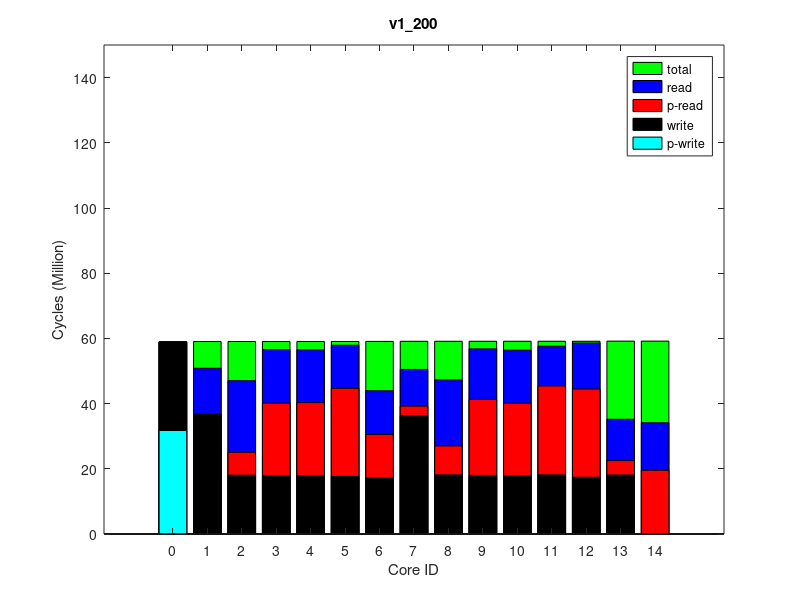

Here is the MATLAB script that generated this plot:
times(1, :, :) = [
0, 59000050, 0
1226, 59349464, 0
7008538, 59350639, 0
22266796, 59352637, 0
2924086, 59419945, 0
13390691, 59381494, 0
27021527, 59358304, 0
22345776, 59356907, 0
8860124, 59422947, 0
23340842, 59424955, 0
22221861, 59427388, 0
27272391, 59429986, 0
18812322, 59472501, 0
4451036, 59466642, 0
27056751, 59433826, 0
];
times(2, :, :) = [
0, 58997361, 0
1225, 59346675, 0
7014943, 59347819, 0
22260497, 59349827, 0
2919846, 59416794, 0
13386183, 59378668, 0
27025165, 59355488, 0
22341097, 59354094, 0
8862362, 59419811, 0
23340568, 59421874, 0
22219002, 59424334, 0
27268128, 59426924, 0
19632070, 59469415, 0
4391195, 59463550, 0
27058797, 59430745, 0
];
times(3, :, :) = [
0, 58998650, 0
1227, 59348028, 0
7012621, 59349182, 0
22260021, 59351188, 0
2922449, 59418267, 0
13381682, 59379961, 0
27020757, 59356863, 0
22341965, 59355431, 0
8862385, 59421249, 0
23339408, 59423240, 0
22220616, 59425644, 0
27268885, 59428244, 0
19632746, 59470707, 0
4394037, 59464840, 0
27060586, 59432052, 0
];
times(4, :, :) = [
0, 58997092, 0
1225, 59346621, 0
7013341, 59347784, 0
22264003, 59349804, 0
2919300, 59416601, 0
13387393, 59378725, 0
27019137, 59355576, 0
22341575, 59354191, 0
8860177, 59419633, 0
23337468, 59421642, 0
22217601, 59424092, 0
27267453, 59426635, 0
19629136, 59469132, 0
4391172, 59463273, 0
27060480, 59430469, 0
];
times(5, :, :) = [
0, 58995030, 0
1225, 59344311, 0
7016444, 59345448, 0
22262440, 59347444, 0
2918812, 59414813, 0
13386115, 59376340, 0
27023062, 59353084, 0
22338278, 59351673, 0
8857387, 59417767, 0
23331407, 59419747, 0
22215804, 59422201, 0
27265533, 59424786, 0
19629854, 59467266, 0
4393386, 59461387, 0
27055288, 59428563, 0
];
times(6, :, :) = [
0, 58998918, 0
1276, 59348485, 0
7011486, 59349633, 0
22262676, 59351614, 0
2925695, 59418714, 0
13386882, 59380434, 0
27018226, 59357274, 0
22341969, 59355832, 0
8860171, 59421692, 0
23342803, 59423695, 0
22222247, 59426123, 0
27269803, 59428702, 0
19634198, 59471223, 0
4393784, 59465352, 0
27063513, 59432506, 0
];
times(7, :, :) = [
0, 58994630, 0
1226, 59344055, 0
7017315, 59345215, 0
22258753, 59347226, 0
2918088, 59413936, 0
13381901, 59376086, 0
27013723, 59352866, 0
22338905, 59351499, 0
8855415, 59416931, 0
23332070, 59418931, 0
22214659, 59421376, 0
27263584, 59423966, 0
19627840, 59466461, 0
4392798, 59460596, 0
27052206, 59427785, 0
];
times(8, :, :) = [
0, 58999806, 0
1231, 59349156, 0
7011448, 59350307, 0
22261506, 59352322, 0
2921190, 59419088, 0
13382015, 59381048, 0
27018341, 59357992, 0
22342467, 59356588, 0
8857444, 59422072, 0
23337249, 59424085, 0
22221470, 59426530, 0
27268683, 59429139, 0
19633421, 59471626, 0
4395210, 59465759, 0
27059541, 59432965, 0
];
times(9, :, :) = [
0, 58997643, 0
1227, 59347045, 0
7008572, 59348201, 0
22263201, 59350201, 0
2921191, 59417538, 0
13384617, 59378974, 0
27014156, 59355831, 0
22340820, 59354422, 0
8857630, 59420501, 0
23333424, 59422499, 0
22221319, 59424925, 0
27268874, 59427536, 0
19628782, 59470066, 0
4395004, 59464192, 0
27059641, 59431358, 0
];
times(10, :, :) = [
0, 58999206, 0
1226, 59348659, 0
7012560, 59349804, 0
22260410, 59351811, 0
2925909, 59418619, 0
13382872, 59380661, 0
27018279, 59357560, 0
22343060, 59356140, 0
8866838, 59421584, 0
23342985, 59423579, 0
22221933, 59426013, 0
27268368, 59428639, 0
19632699, 59471096, 0
4393540, 59465217, 0
27060081, 59432437, 0
];
ave_times = round(squeeze(mean(times)));
format long g, ave_times
std_times = round(squeeze(std(times)));
format long g, std_times
polling_read_times = ave_times;
times(1, :, :) = [
31749804, 54982150, 0
0, 55297258, 0
0, 55298222, 0
0, 55299985, 0
0, 55357425, 0
0, 55325936, 0
0, 55305111, 0
0, 55304016, 0
0, 55360200, 0
0, 55361965, 0
0, 55364189, 0
0, 55366449, 0
0, 55405756, 0
0, 55400363, 0
0, 55369895, 0
];
times(2, :, :) = [
31753296, 54984795, 0
0, 55299942, 0
0, 55300898, 0
0, 55302670, 0
0, 55360136, 0
0, 55328682, 0
0, 55307800, 0
0, 55306692, 0
0, 55362903, 0
0, 55364671, 0
0, 55366871, 0
0, 55369127, 0
0, 55408353, 0
0, 55403064, 0
0, 55372595, 0
];
times(3, :, :) = [
31750572, 54982495, 0
0, 55297630, 0
0, 55298605, 0
0, 55300372, 0
0, 55357682, 0
0, 55326382, 0
0, 55305524, 0
0, 55304405, 0
0, 55360491, 0
0, 55362260, 0
0, 55364459, 0
0, 55366763, 0
0, 55406020, 0
0, 55400745, 0
0, 55370247, 0
];
times(4, :, :) = [
31751364, 54983440, 0
0, 55298599, 0
0, 55299571, 0
0, 55301355, 0
0, 55358786, 0
0, 55327345, 0
0, 55306527, 0
0, 55305407, 0
0, 55361613, 0
0, 55363394, 0
0, 55365620, 0
0, 55367902, 0
0, 55407347, 0
0, 55402076, 0
0, 55371297, 0
];
times(5, :, :) = [
31749463, 54982161, 0
0, 55297329, 0
0, 55298276, 0
0, 55300041, 0
0, 55357385, 0
0, 55326000, 0
0, 55305130, 0
0, 55304050, 0
0, 55360155, 0
0, 55361925, 0
0, 55364116, 0
0, 55366402, 0
0, 55405635, 0
0, 55400352, 0
0, 55369868, 0
];
times(6, :, :) = [
31753334, 54984320, 0
0, 55299305, 0
0, 55300267, 0
0, 55302040, 0
0, 55359515, 0
0, 55327991, 0
0, 55307183, 0
0, 55306091, 0
0, 55362336, 0
0, 55364106, 0
0, 55366296, 0
0, 55368570, 0
0, 55407885, 0
0, 55402489, 0
0, 55372052, 0
];
times(7, :, :) = [
31747250, 54980338, 0
0, 55295459, 0
0, 55296422, 0
0, 55298189, 0
0, 55355747, 0
0, 55324213, 0
0, 55303367, 0
0, 55302267, 0
0, 55358570, 0
0, 55360342, 0
0, 55362543, 0
0, 55364822, 0
0, 55404241, 0
0, 55398968, 0
0, 55368278, 0
];
times(8, :, :) = [
31756295, 54986605, 0
0, 55301672, 0
0, 55302636, 0
0, 55304398, 0
0, 55361749, 0
0, 55330342, 0
0, 55309546, 0
0, 55308436, 0
0, 55364568, 0
0, 55366344, 0
0, 55368555, 0
0, 55370823, 0
0, 55410049, 0
0, 55404772, 0
0, 55374311, 0
];
times(9, :, :) = [
31752814, 54983975, 0
0, 55299068, 0
0, 55300036, 0
0, 55301793, 0
0, 55359171, 0
0, 55327707, 0
0, 55306889, 0
0, 55305795, 0
0, 55361939, 0
0, 55363702, 0
0, 55365906, 0
0, 55368162, 0
0, 55407377, 0
0, 55402138, 0
0, 55371622, 0
];
times(10, :, :) = [
31755329, 54986597, 0
0, 55301686, 0
0, 55302646, 0
0, 55304410, 0
0, 55361894, 0
0, 55330370, 0
0, 55309589, 0
0, 55308459, 0
0, 55364695, 0
0, 55366477, 0
0, 55368696, 0
0, 55370992, 0
0, 55410289, 0
0, 55404933, 0
0, 55374498, 0
];
ave_times = round(squeeze(mean(times)));
format long g, ave_times
std_times = round(squeeze(std(times)));
format long g, std_times
polling_write_times = ave_times;
times(1, :, :) = [
0, 66448476, 0
14125771, 66835996, 64000
29003993, 66837110, 128000
38670342, 66839071, 64000
14166474, 66913112, 64000
26825411, 66868622, 128000
40234181, 66845120, 64000
38528947, 66843326, 64000
29103330, 66916063, 128000
38823818, 66918019, 64000
38487963, 66920479, 64000
39446778, 66923474, 64000
33234172, 67015475, 250000
17190314, 66986997, 128000
41014078, 66926985, 64000
];
times(2, :, :) = [
0, 66450725, 0
14125131, 66838140, 64000
29004679, 66839233, 128000
38670363, 66841199, 64000
14168671, 66915630, 64000
26829103, 66870729, 128000
40237873, 66847222, 64000
38529661, 66845438, 64000
29104175, 66918549, 128000
38828482, 66920513, 64000
38489361, 66922990, 64000
39460937, 66925962, 64000
34251120, 67027204, 250000
17074800, 66998944, 128000
41191253, 66929488, 64000
];
times(3, :, :) = [
0, 66452916, 0
14125376, 66840382, 64000
29006657, 66841505, 128000
38674922, 66843477, 64000
14169553, 66917433, 64000
26829773, 66873030, 128000
40243227, 66849560, 64000
38532742, 66847846, 64000
29104006, 66920443, 128000
38829208, 66922386, 64000
38492965, 66924919, 64000
39458020, 66927853, 64000
34255335, 67028152, 250000
17071513, 66999892, 128000
41180497, 66931363, 64000
];
times(4, :, :) = [
0, 66451707, 0
14124643, 66839016, 64000
29009003, 66840121, 128000
38672170, 66842079, 64000
14168727, 66916437, 64000
26829175, 66871694, 128000
40238916, 66848138, 64000
38530630, 66846360, 64000
29102341, 66919405, 128000
38828272, 66921378, 64000
38491993, 66923893, 64000
39463060, 66926808, 64000
34252053, 67026423, 250000
17070787, 66997987, 128000
41184515, 66930336, 64000
];
times(5, :, :) = [
0, 66452124, 0
14125537, 66839387, 64000
29005962, 66840499, 128000
38672593, 66842461, 64000
14169350, 66916896, 64000
26830283, 66871976, 128000
40239182, 66848473, 64000
38529919, 66846768, 64000
29105972, 66919842, 128000
38828403, 66921818, 64000
38493476, 66924262, 64000
39459266, 66927266, 64000
34250586, 67027958, 250000
17070822, 66999720, 128000
41193219, 66930811, 64000
];
times(6, :, :) = [
0, 66450444, 0
14125354, 66837717, 64000
29004884, 66838836, 128000
38671513, 66840809, 64000
14167773, 66915187, 64000
26828817, 66870345, 128000
40239787, 66846836, 64000
38528692, 66845139, 64000
29105883, 66918144, 128000
38828291, 66920109, 64000
38490741, 66922634, 64000
39461936, 66925615, 64000
34256105, 67026249, 250000
17068590, 66997999, 128000
41173438, 66929180, 64000
];
times(7, :, :) = [
0, 66451373, 0
14125946, 66838797, 64000
29006555, 66839888, 128000
38671824, 66841862, 64000
14168196, 66916221, 64000
26827369, 66871397, 128000
40238342, 66847879, 64000
38530922, 66846159, 64000
29104331, 66919140, 128000
38828758, 66921093, 64000
38492297, 66923557, 64000
39461410, 66926558, 64000
34252521, 67027690, 250000
17072214, 66999227, 128000
41190008, 66930059, 64000
];
times(8, :, :) = [
0, 66451094, 0
14125656, 66838315, 64000
29006382, 66839410, 128000
38671076, 66841371, 64000
14168374, 66915754, 64000
26828862, 66870847, 128000
40240552, 66847380, 64000
38529418, 66845667, 64000
29105497, 66918685, 128000
38827421, 66920629, 64000
38494515, 66923164, 64000
39459029, 66926066, 64000
34251795, 67025763, 250000
17073398, 66997304, 128000
41188097, 66929539, 64000
];
times(9, :, :) = [
0, 66450126, 0
14125239, 66837616, 64000
29005654, 66838724, 128000
38670600, 66840704, 64000
14166339, 66915121, 64000
26826551, 66870259, 128000
40238152, 66846736, 64000
38530904, 66845021, 64000
29103556, 66918068, 128000
38825896, 66920033, 64000
38490419, 66922493, 64000
39464125, 66925500, 64000
34251133, 67024619, 250000
17070504, 66996157, 128000
41201387, 66929047, 64000
];
times(10, :, :) = [
0, 66451273, 0
14125830, 66838626, 64000
29005221, 66839744, 128000
38671695, 66841706, 64000
14170974, 66916164, 64000
26828862, 66871159, 128000
40236892, 66847765, 64000
38529130, 66845997, 64000
29102750, 66919127, 128000
38827852, 66921072, 64000
38493396, 66923538, 64000
39463617, 66926544, 64000
34253017, 67028281, 250000
17072274, 67000023, 128000
41196553, 66930145, 64000
];
ave_times = round(squeeze(mean(times)));
format long g, ave_times
std_times = round(squeeze(std(times)));
format long g, std_times
read_times = ave_times;
times(1, :, :) = [
0, 58700365, 0
0, 59047671, 0
0, 59048739, 0
0, 59050682, 0
0, 59116999, 0
0, 59079337, 0
0, 59056229, 0
0, 59054939, 0
0, 59119908, 0
0, 59121839, 0
0, 59124312, 0
0, 59126846, 0
0, 59168003, 0
0, 59163360, 0
0, 59130539, 0
];
times(2, :, :) = [
0, 58700762, 0
0, 59047952, 0
0, 59049039, 0
0, 59050964, 0
0, 59116857, 0
0, 59079624, 0
0, 59056518, 0
0, 59055198, 0
0, 59119759, 0
0, 59121656, 0
0, 59124128, 0
0, 59126636, 0
0, 59167628, 0
0, 59163021, 0
0, 59130302, 0
];
times(3, :, :) = [
0, 58703432, 0
0, 59050589, 0
0, 59051672, 0
0, 59053614, 0
0, 59119663, 0
0, 59082372, 0
0, 59059195, 0
0, 59057890, 0
0, 59122582, 0
0, 59124514, 0
0, 59126940, 0
0, 59129494, 0
0, 59170672, 0
0, 59166140, 0
0, 59133147, 0
];
times(4, :, :) = [
0, 58699138, 0
0, 59046358, 0
0, 59047412, 0
0, 59049350, 0
0, 59115331, 0
0, 59078005, 0
0, 59054882, 0
0, 59053602, 0
0, 59118231, 0
0, 59120144, 0
0, 59122587, 0
0, 59125078, 0
0, 59166138, 0
0, 59161513, 0
0, 59128732, 0
];
times(5, :, :) = [
0, 58701197, 0
0, 59048406, 0
0, 59049499, 0
0, 59051431, 0
0, 59117686, 0
0, 59080047, 0
0, 59056948, 0
0, 59055720, 0
0, 59120589, 0
0, 59122517, 0
0, 59124970, 0
0, 59127507, 0
0, 59168599, 0
0, 59163992, 0
0, 59131238, 0
];
times(6, :, :) = [
0, 58702878, 0
0, 59049922, 0
0, 59051019, 0
0, 59052949, 0
0, 59119531, 0
0, 59081631, 0
0, 59058498, 0
0, 59057202, 0
0, 59122432, 0
0, 59124360, 0
0, 59126835, 0
0, 59129324, 0
0, 59170544, 0
0, 59165956, 0
0, 59133017, 0
];
times(7, :, :) = [
0, 58703286, 0
0, 59050495, 0
0, 59051596, 0
0, 59053525, 0
0, 59119474, 0
0, 59082286, 0
0, 59059093, 0
0, 59057798, 0
0, 59122388, 0
0, 59124312, 0
0, 59126759, 0
0, 59129286, 0
0, 59170330, 0
0, 59165733, 0
0, 59132984, 0
];
times(8, :, :) = [
0, 58700040, 0
0, 59047149, 0
0, 59048200, 0
0, 59050125, 0
0, 59116198, 0
0, 59078830, 0
0, 59055636, 0
0, 59054347, 0
0, 59119076, 0
0, 59120991, 0
0, 59123411, 0
0, 59125951, 0
0, 59167191, 0
0, 59162538, 0
0, 59129608, 0
];
times(9, :, :) = [
0, 58700550, 0
0, 59047722, 0
0, 59048780, 0
0, 59050705, 0
0, 59116654, 0
0, 59079392, 0
0, 59056242, 0
0, 59054946, 0
0, 59119527, 0
0, 59121461, 0
0, 59123928, 0
0, 59126434, 0
0, 59167442, 0
0, 59162821, 0
0, 59130080, 0
];
times(10, :, :) = [
0, 58700619, 0
0, 59047847, 0
0, 59048907, 0
0, 59050827, 0
0, 59116610, 0
0, 59079550, 0
0, 59056397, 0
0, 59055091, 0
0, 59119495, 0
0, 59121421, 0
0, 59123825, 0
0, 59126358, 0
0, 59167614, 0
0, 59163011, 0
0, 59130047, 0
];
ave_times = round(squeeze(mean(times)));
format long g, ave_times
std_times = round(squeeze(std(times)));
format long g, std_times
total_times = ave_times;
times(1, :, :) = [
58951741, 71768041, 64000
36714047, 72196087, 128000
18052424, 72197353, 64000
17885536, 72199631, 64000
36314659, 72278916, 128000
17142361, 72235879, 64000
17662686, 72206129, 64000
17957283, 72204495, 64000
18161559, 72282017, 64000
17975038, 72284324, 64000
17918913, 72287326, 64000
18153720, 72290225, 64000
0, 72334286, 0
18121299, 72334634, 64000
17423931, 72294301, 64000
];
times(2, :, :) = [
58953768, 71770068, 64000
36715117, 72198309, 128000
18053727, 72199552, 64000
17885250, 72201851, 64000
36314805, 72280829, 128000
17141420, 72237992, 64000
17663972, 72208273, 64000
17956916, 72206616, 64000
18161680, 72283895, 64000
17973790, 72286175, 64000
17916387, 72289180, 64000
18147769, 72292067, 64000
0, 72336027, 0
18111045, 72336348, 64000
17423326, 72296037, 64000
];
times(3, :, :) = [
58951761, 71768061, 64000
36714423, 72196223, 128000
18050523, 72197475, 64000
17885340, 72199779, 64000
36313190, 72278813, 128000
17142602, 72235939, 64000
17662349, 72206249, 64000
17958539, 72204591, 64000
18164148, 72281893, 64000
17974463, 72284198, 64000
17915637, 72287199, 64000
18149978, 72290103, 64000
0, 72334153, 0
18111978, 72334492, 64000
17423391, 72294167, 64000
];
times(4, :, :) = [
58948505, 71764805, 64000
36711880, 72193065, 128000
18053367, 72194311, 64000
17885169, 72196609, 64000
36315941, 72275582, 128000
17142426, 72232702, 64000
17663124, 72203096, 64000
17957474, 72201438, 64000
18164529, 72278691, 64000
17974246, 72280978, 64000
17911194, 72283966, 64000
18147781, 72286815, 64000
0, 72330867, 0
18109484, 72331196, 64000
17424320, 72290871, 64000
];
times(5, :, :) = [
58950446, 71766746, 64000
36714930, 72194941, 128000
18053534, 72196198, 64000
17885419, 72198523, 64000
36319120, 72277757, 128000
17143046, 72234608, 64000
17662608, 72204952, 64000
17957407, 72203311, 64000
18161076, 72280847, 64000
17974721, 72283153, 64000
17916565, 72286123, 64000
18148684, 72289018, 64000
0, 72333075, 0
18111982, 72333403, 64000
17423437, 72293074, 64000
];
times(6, :, :) = [
58949864, 71766164, 64000
36712998, 72194341, 128000
18051744, 72195572, 64000
17885792, 72197843, 64000
36316558, 72277298, 128000
17144097, 72233896, 64000
17662030, 72204289, 64000
17956758, 72202608, 64000
18159880, 72280343, 64000
17975440, 72282650, 64000
17914848, 72285618, 64000
18148153, 72288501, 64000
0, 72332535, 0
18113068, 72332868, 64000
17421264, 72292532, 64000
];
times(7, :, :) = [
58947675, 71763975, 64000
36714450, 72192032, 128000
18051775, 72193288, 64000
17886415, 72195598, 64000
36314451, 72274846, 128000
17141421, 72231761, 64000
17665297, 72202027, 64000
17956899, 72200392, 64000
18160726, 72277958, 64000
17974489, 72280252, 64000
17918023, 72283239, 64000
18150992, 72286127, 64000
0, 72330157, 0
18112757, 72330498, 64000
17423362, 72290189, 64000
];
times(8, :, :) = [
58951395, 71767695, 64000
36714183, 72195814, 128000
18053434, 72197048, 64000
17885304, 72199345, 64000
36317332, 72278592, 128000
17141156, 72235464, 64000
17663572, 72205795, 64000
17956560, 72204157, 64000
18163834, 72281700, 64000
17974614, 72283983, 64000
17915829, 72286997, 64000
18151149, 72289859, 64000
0, 72333869, 0
18111178, 72334206, 64000
17422822, 72293865, 64000
];
times(9, :, :) = [
58950367, 71766667, 64000
36712341, 72194848, 128000
18053372, 72196105, 64000
17885269, 72198399, 64000
36314197, 72277719, 128000
17143916, 72234568, 64000
17661589, 72204907, 64000
17955552, 72203245, 64000
18163485, 72280845, 64000
17973266, 72283121, 64000
17914136, 72286154, 64000
18148130, 72289064, 64000
0, 72333092, 0
18111548, 72333426, 64000
17423453, 72293087, 64000
];
times(10, :, :) = [
58950074, 71766374, 64000
36715134, 72194614, 128000
18052222, 72195848, 64000
17885701, 72198152, 64000
36314456, 72277243, 128000
17143087, 72234211, 64000
17664382, 72204591, 64000
17957675, 72202923, 64000
18164511, 72280290, 64000
17974571, 72282601, 64000
17916952, 72285581, 64000
18151833, 72288431, 64000
0, 72332431, 0
18113077, 72332761, 64000
17423085, 72292428, 64000
];
ave_times = round(squeeze(mean(times)));
format long g, ave_times
std_times = round(squeeze(std(times)));
format long g, std_times
write_times = ave_times;
mytitle = 'v1\_200';
order = [1 2 3 4 8 7 6 5 9 10 11 12 15 14 13];

total_times = total_times(:, 2)(order);

read_times = read_times(:, 1)(order);
write_times = write_times(:, 1)(order);

polling_read_times = polling_read_times(:, 1)(order);
polling_write_times = polling_write_times(:, 1)(order);

total_times /= 1000000;

read_times /= 1000000;
write_times /= 1000000;

polling_read_times /= 1000000;
polling_write_times /= 1000000;

% laying read on top of write
read_times += write_times;
polling_read_times += write_times;

figure(1);
clf()
% set(gcf, 'Position', get(0,'Screensize'));
% set(gcf,'units','normalized','outerposition',[0 0 1 1])
bar(0:14, total_times,'g');
hold on;
bar(0:14, read_times,'b');
bar(0:14, polling_read_times,'r');
bar(0:14, write_times,'k');
bar(0:14, polling_write_times,'c');
hold off

axis([-2 16 0 150])
% axis([-1 15])
set(gca,'XTick',0:14);
% set(gca,'xticklabel',{ '0'; '1'; '2'; '3'; '7'; '6'; '5'; '4'; '8'; '9'; '10'; '11'; '15'; '14'; '13' })

xlabel('Core ID')
ylabel('Cycles (Million)')

legend('total', 'read', 'p-read', 'write', 'p-write')
title(mytitle)
print(1, strcat(mytitle, '.png'))
